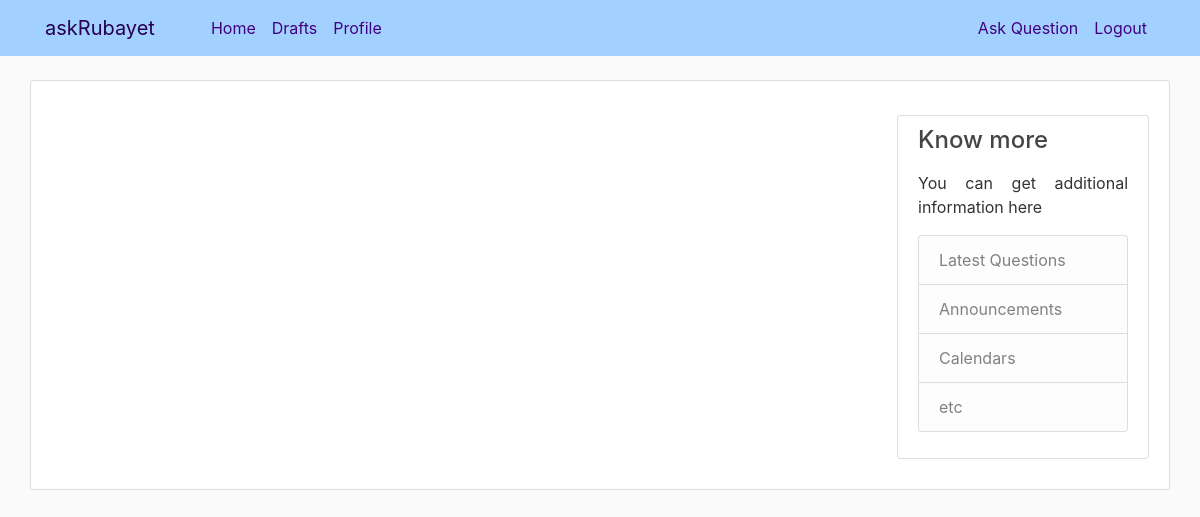
The page /drafts/ (signed in) on the database as committed earlier.
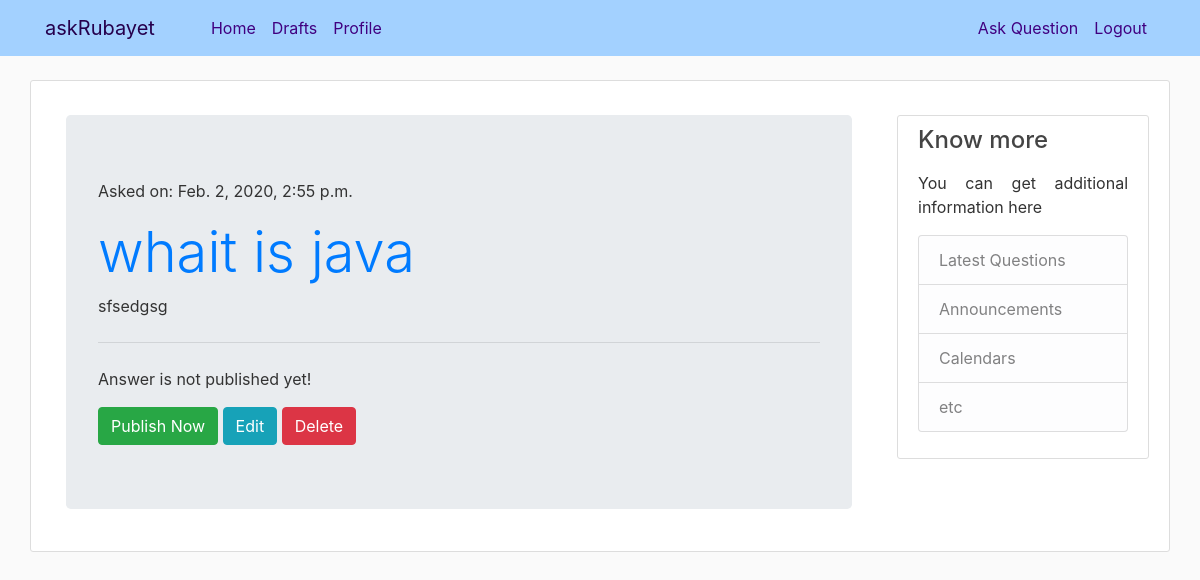
The same page on the database as committed later.
### ask/models.py (models this page shows, shortened)
class Question(models.Model):
    author                  = models.ForeignKey(settings.AUTH_USER_MODEL, on_delete=models.CASCADE)
    title                   = models.CharField(max_length=300)
    optional_description    = models.TextField(blank=True, null=True)
    answer                  = models.TextField(blank=True, null=True)
    created_date            = models.DateTimeField(default=timezone.now)
    published_date          = models.DateTimeField(blank=True, null=True)

### ask/views.py (the view)
# urls.py: path('drafts/', views.ques_draft_list, name='ques_draft_list'),
@login_required
def ques_draft_list(request):
    ques = Question.objects.filter(published_date__isnull=True).order_by('created_date')
    return render(request, 'ask/ques_draft_list.html', {'ques': ques})

### ask/templates/ask/ques_draft_list.html
{% extends "ask/base.html" %}
{% block content %}
<div class="container">
  {% for que in ques %}
  <div class="jumbotron">
    <p>Asked on: {{ que.created_date }}</p>
    <h1 class="display-4"><a href="{% url 'ques_detail' pk=que.pk %}">{{ que.title }}</a></h1>
    <p >{{ que.optional_description|linebreaksbr }}</p>
    <hr class="my-4">
    {% if que.published_date %}
      {% if que.author.first_name %}
      <h5>{{ que.author.first_name }} Says:</h5>
      {% else %}
      <h5>{{ que.author }} Says:</h5>
      {% endif %}
      <pclass="lead">{{ que.answer }}</p>
    {% else %}
      {% if not user.is_authenticated %}
        <p>Answer is not published yet! Please come back later.</p>
      {% else %}
        <p>Answer is not published yet!</p>
        <a class="btn btn-success" href="{% url 'ques_publish' pk=que.pk %}">Publish Now</a>
      {% endif %}
      {% if user.is_authenticated %}
        <a class="btn btn-info" href="{% url 'ques_edit' pk=que.pk %}"><span class="glyphicon glyphicon-pencil">Edit</span></a>
        <a class="btn btn-danger" href="{% url 'ques_remove' pk=que.pk %}"><span class="glyphicon glyphicon-remove">Delete</span></a>
      {% endif %}
    {% endif %}
  </div>
  {% endfor %}
</div>
{% endblock content %}

### ask/templates/ask/base.html (shortened to what this page needs)
{% load static %}
<!DOCTYPE html>
<html lang="en" dir="ltr">
  <head>
    <link rel="stylesheet" href="https://maxcdn.bootstrapcdn.com/bootstrap/4.0.0/css/bootstrap.min.css">
    <link rel="stylesheet" type="text/css" href="{% static 'ask/main.css' %}">
  </head>
  <body>
    <header class="site-header">
      <nav class="navbar navbar-expand-md bg-steel fixed-top ">
        <div class="container">
          <a class="navbar-brand mr-5" style="color: #26004d;" href="{% url 'ques_list' %}">askRubayet</a>
          <div class="collapse navbar-collapse" id="navbarToggle">
            <div class="navbar-nav mr-auto">
              <a class="nav-item nav-link" href="{% url 'ques_list' %}">Home</a>
              {% if user.is_authenticated %}
              <a class="nav-item nav-link" href="{% url 'ques_draft_list' %}"><span class="glyphicon glyphicon-edit">Drafts</span></a>
              <a class="nav-item nav-link" href="{% url 'profile' %}">Profile</a>
              {% else %}
              <a class="nav-item nav-link" href="{% url 'ask-about' %}">About</a>
              {% endif %}
            </div>
            <div class="navbar-nav">
              {% if user.is_authenticated %}
              <a class="nav-item nav-link" href="{% url 'ques_new' %}" ><span class="glyphicon glyphicon-plus">Ask Question</span></a>
              <a class="nav-item nav-link" href="{% url 'logout' %}">Logout</a>
              {% else %}
              <a class="nav-item nav-link" href="{% url 'login' %}">Login</a>
              <a class="nav-item nav-link" href="{% url 'register' %}">Register</a>
              {% endif %}
            </div>
          </div>
        </div>
      </nav>
    </header>
    <main role="main" class="container mt-4 content-section">
      <div class="row mt-4">
        <div class="col-md-9">
          {% block content %}{% endblock %}
        </div>
        <div class="col-md-3">
          <div class="content-section">
            <h4>Know more</h4>
            <p class='text-muted' style="text-align: left;">
            {% if user.is_authenticated %}
              <p>You can get additional information here</p>
            {% else %}
              To ask a question please register and login
            {% endif %}
              <ul class="list-group">
                <li class="list-group-item list-group-item-light">Latest Questions</li>
                <li class="list-group-item list-group-item-light">Announcements</li>
                <li class="list-group-item list-group-item-light">Calendars</li>
                <li class="list-group-item list-group-item-light">etc</li>
              </ul>
            </p>
          </div>
        </div>
      </div>
    </main>
  </body>
</html>

### ask/static/ask/main.css (style rules this page uses)
body { background: #fafafa; color: #333333; margin-top: 5rem; }
div { text-align: justify; }
h1, h2, h3, h4, h5, h6 { color: #444444; }
ul { margin: 0; }
.bg-steel { background-color: rgba(153, 204, 255, .9); color: #5c5c8a; }
.site-header .navbar-nav .nav-link { color: #400080; }
.content-section { background: #ffffff; padding: 10px 20px; border: 1px solid #dddddd; border-radius: 3px; margin-bottom: 20px; }

Rows that differ between the two databases and show on the page:
added Question: created_date "Feb. 2, 2020, 2:55 p.m.", title "whait is java", optional_description "sfsedgsg", shows "Answer is not published yet!", shows "Edit"
